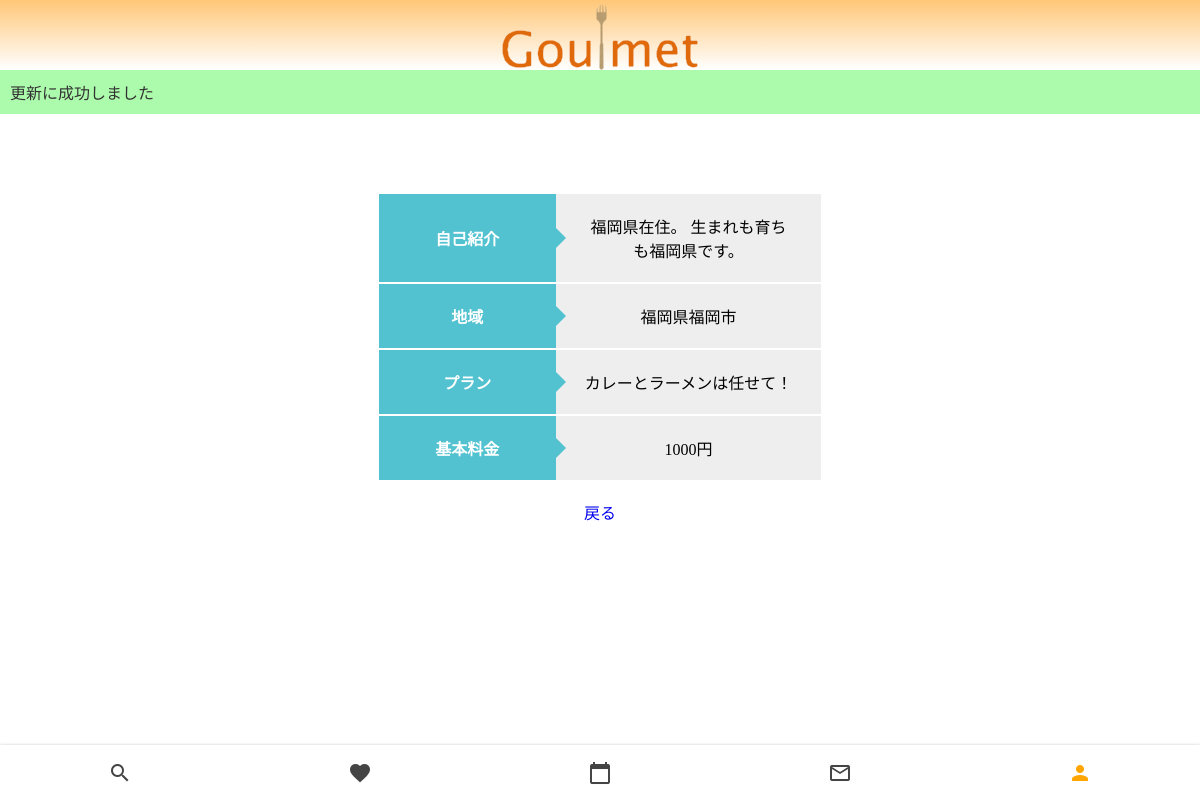
Screenshot of /account/goulmet_detail/ (signed in) with the database file from the repository.
### account/models.py (models this page shows, shortened)
class GoulmetModel(models.Model):
    user_id = models.ForeignKey(CustomUser,on_delete=models.CASCADE)
    self_introduction = models.TextField('自己紹介',max_length=140)
    area = models.CharField('地域',max_length=50)
    plan = models.TextField('プラン',max_length=50,null=True)
    base_price = models.IntegerField('基本料金')
    is_pass = models.BooleanField('審査合格フラグ',null=True)
    created_at = models.DateTimeField('作成日時',auto_now_add=True)
    like = models.ManyToManyField(CustomUser, related_name='like', blank=True)

### account/views.py (the view)
# urls.py: path('goulmet_detail/',goulmet_detail,name='goulmet_detail'),
@login_required
def goulmet_detail(request):
    object = GoulmetModel.objects.get(user_id=request.session['_auth_user_id'])
    return render(request, 'account/goulmet_detail.html', {'object': object})

### templates/account/goulmet_detail.html
{% extends "base.html" %}
{% load static %}
{% block customcss %}
<link rel="stylesheet" href="{% static 'goulmet_detail.css' %}">
{% endblock customcss %}
{% block content %}
<div id="alert">
    <p>更新に成功しました</p>
</div>
<table>
    <tr>
        <th>自己紹介</th>
        <td>{{object.self_introduction}}</td>
    </tr>
    <tr>
        <th>地域</th>
        <td>{{object.area}}</td>
    </tr>
    <tr>
        <th>プラン</th>
        <td>{{object.plan}}</td>
    </tr>
    <tr>
        <th>基本料金</th>
        <td><span>{{object.base_price}}円</span></td>
    </tr>
</table>
<div class="back">
    <a href="{% url 'account:goulmet_update' %}">
        <p>戻る</p>
    </a>
<nav class="nav">
    <a href="{% url 'search_app:search_form' %}" id="1" class="nav__link">
        <i class="material-icons nav__icon">search</i>
    </a>
    <a href="{% url 'favorite:favorite_list' %}" id="2" class="nav__link">
        <i class="material-icons nav__icon">favorite</i>
    </a>
    <a href="{% url 'reservation:reservation_confirm' %}" id="3" class="nav__link">
        <i class="material-icons nav__icon">calendar_today</i>
    </a>
    <a href="#" id="4" class="nav__link">
        <i class="material-icons nav__icon">mail_outline</i>
    </a>
    <a href="{% url 'account:user_update' %}" id="5" class="nav__link nav__link--active">
        <i class="material-icons nav__icon">person</i>
    </a>
</nav>
{% endblock %}

### account/static/goulmet_detail.css (style rules this page uses)
#alert { background-color: palegreen; opacity: 80%; padding: 10px; margin-bottom: 80px; }
table { border-collapse: collapse; margin: 0 10px 20px 10px; display: flex; justify-content: center; }
table tr { border-bottom: solid 2px white; }
table tr:last-child { border-bottom: none; }
table th { position: relative; text-align: left; width: 40%; background-color: #52c2d0; color: white; text-align: center; padding: 10px 7px; }
table th:after { display: block; content: ""; width: 0px; height: 0px; position: absolute; top:calc(50% - 10px); right:-10px; border-left: 10px solid #52c2d0; border-top: 10px solid transparent; border-bottom: 10px solid transparent; }
table td { text-align: left; width: 70%; text-align: center; background-color: #eee; padding: 20px 29px; }
.back { text-align: center; }

### static/style.css (style rules this page uses)
* { margin: 0; }
.nav { position: fixed; bottom: 0; width: 100%; height: 55px; box-shadow: 0 0 3px rgba(0, 0, 0, 0.2); background-color: #ffffff; display: flex; overflow-x: auto; }
.nav__link { display: flex; flex-direction: column; align-items: center; justify-content: center; flex-grow: 1; min-width: 50px; overflow: hidden; white-space: nowrap; font-family: sans-serif; font-size: 13px; color: #444444; text-decoration: none; -webkit-tap-highlight-color: transparent; transition: background-color 0.1s ease-in-out; }
.nav__link--active { color: orange; }
.nav__icon { font-size: 18px; }
a { text-decoration: none; }

### rows the page displays
GoulmetModel: self_introduction "福岡県在住。 生まれも育ちも福岡県です。", area "福岡県福岡市", plan "カレーとラーメンは任せて！", base_price "1000"
